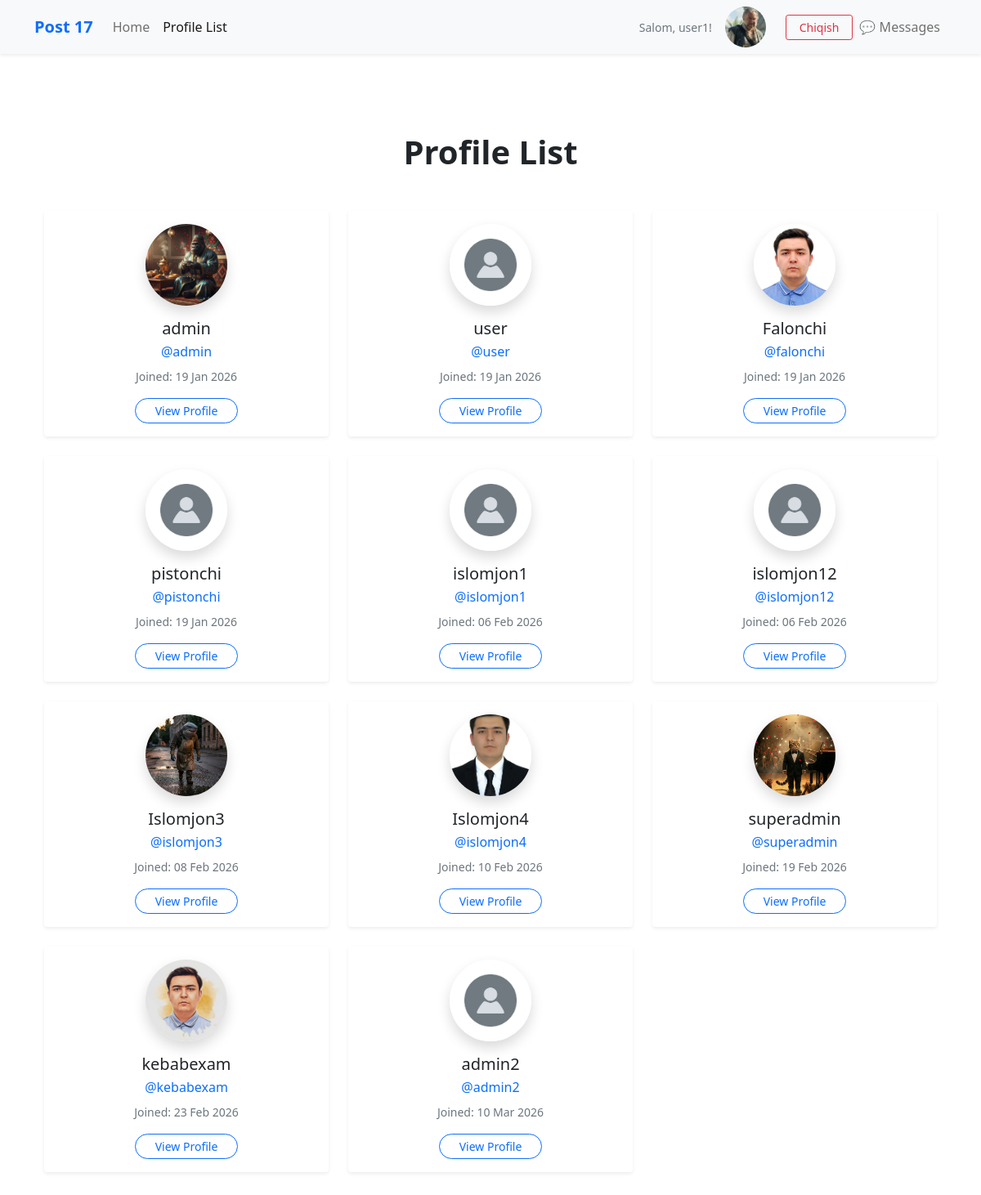
The app's page /profile_list/ (signed in), older data.
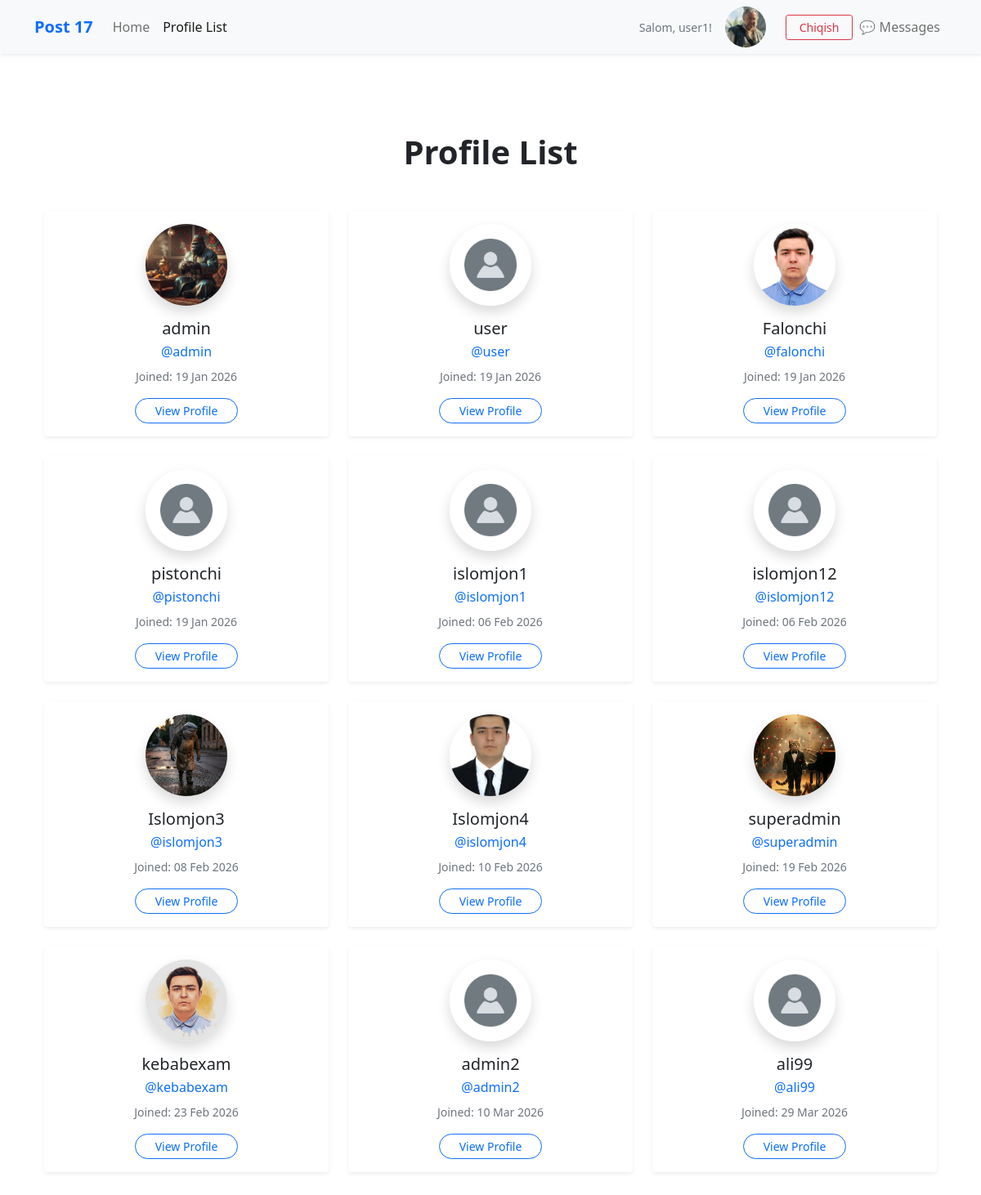
The same page, newer data.
### postdayBackend/models.py (models this page shows, shortened)
class Profile(models.Model):
    user = models.OneToOneField(User, on_delete=models.CASCADE)
    bio = models.TextField(max_length=500, blank=True, null=True)
    profile_image = models.ImageField(null=True, blank=True, upload_to="images/")
    website_link = models.URLField(max_length=200, blank=True, null=True)
    facebook_link = models.URLField(max_length=200, blank=True, null=True)
    instagram_link = models.URLField(max_length=200, blank=True, null=True)
    linkedin_link = models.URLField(max_length=200, blank=True, null=True)
    twitter_link = models.URLField(max_length=200, blank=True, null=True)
    follows = models.ManyToManyField(
        "self",
        related_name="followed_by",
        symmetrical=False,
        blank=True
    )
    date_modified = models.DateTimeField(auto_now=True)

### postdayBackend/views.py (the view)
# urls.py: path("profile_list/", ProfileListView.as_view(), name="profile_list"),
class ProfileListView(View):
    def get(self, request):
        if request.user.is_authenticated:
            profiles = Profile.objects.exclude(user=request.user)
            return render(request, "pages/profile_list.html", {"profiles": profiles})
        else:
            messages.success(request, ("Ro'yxatdan o'tish talab etiladi"))
            return redirect("home")

### postdayBackend/templates/pages/profile_list.html
{% extends 'base.html' %}
{% load static %}
{% block content %}
<div class="container py-5">
    <h1 class="text-center fw-bold mb-5">Profile List</h1>
    {% if profiles %}
    <div class="row g-4">
        {% for profile in profiles %}
        <div class="col-md-6 col-lg-4">
            <div class="card border-0 shadow-sm h-100">
                <div class="card-body text-center">
                    {% if profile.profile_image %}
                    <img src="{{ profile.profile_image.url }}" class="rounded-circle mb-3 shadow" width="100"
                        height="100" style="object-fit: cover;" alt="{{ profile.user.username }}">
                    {% else %}
                    <img src="{% static 'images/image1.png' %}" class="rounded-circle mb-3 shadow" width="100"
                        height="100" style="object-fit: cover;" alt="{{ profile.user.username }}">
                    {% endif %}
                    <h5 class="fw-semibold mb-1">
                        {{ profile.user.username }}
                    </h5>
                    <a href="{% url 'profile' profile.user.id %}" class="text-decoration-none text-primary">
                        @{{ profile.user.username|lower }}
                    </a>
                    <p class="text-muted small mt-2 mb-3">
                        Joined: {{ profile.user.date_joined|date:"d M Y" }}
                    </p>
                    <a href="{% url 'profile' profile.user.id %}"
                        class="btn btn-outline-primary btn-sm rounded-pill px-4">
                        View Profile
                    </a>
                </div>
            </div>
        </div>
        {% endfor %}
    </div>
    {% endif %}
</div>
{% endblock %}

### postdayBackend/templates/base.html (shortened to what this page needs)
<!doctype html>
<html lang="en">
<head>
    <link href="https://cdn.jsdelivr.net/npm/bootstrap@5.0.2/dist/css/bootstrap.min.css" rel="stylesheet"
>
</head>
<body>
    {% include 'navbar.html' %}
    <br>
    <div class="container">
        <br>
        <div class="position-fixed top-0 end-0 p-3" style="z-index: 1055;">
        </div>
        {% block content %}
        {% endblock %}
    </div>
</body>
</html>

### postdayBackend/templates/navbar.html (shortened to what this page needs)
{% load static %}
<nav class="navbar navbar-expand-lg navbar-light bg-light shadow-sm">
  <div class="container">
    <a class="navbar-brand fw-bold text-primary" href="{% url 'home' %}">
      Post 17
    </a>
    <div class="collapse navbar-collapse" id="navbarSupportedContent">
      <ul class="navbar-nav me-auto mb-2 mb-lg-0">
        <li class="nav-item">
          <a
            class="nav-link {% if request.resolver_match.url_name == 'home' %}active{% endif %}"
            href="{% url 'home' %}"
          >
            Home
          </a>
        </li>
        <li class="nav-item">
          <a
            class="nav-link {% if request.resolver_match.url_name == 'profile_list' %}active{% endif %}"
            href="{% url 'profile_list' %}"
          >
            Profile List
          </a>
        </li>
      </ul>
      <ul class="navbar-nav ms-auto align-items-center">
        {% if user.is_authenticated %}
        <li class="nav-item me-3 text-muted small d-none d-lg-block">
          Salom, {{ user.username }}!
        </li>
        <li class="nav-item me-3">
          <a
            href="{% url 'profile' request.user.id %}"
            class="d-flex align-items-center"
          >
            {% if user.profile.profile_image %}
            <img
              src="{{ user.profile.profile_image.url }}"
              class="rounded-circle me-2"
              width="50"
              height="50"
              style="object-fit: cover"
            />
            {% endif %}
          </a>
        </li>
        <li class="nav-item">
          <a
            class="btn btn-outline-danger btn-sm px-3"
            href="{% url 'logout' %}"
          >
            Chiqish
          </a>
        </li>
        <li class="nav-item">
          <a href="{% url 'chat:inbox' %}" class="nav-link"> 💬 Messages </a>
        </li>
        {% endif %}
      </ul>
    </div>
  </div>
</nav>

Row changes from the older to the newer data that the page shows:
added Profile: user.username "ali99", user.date_joined "29 Mar 2026"
